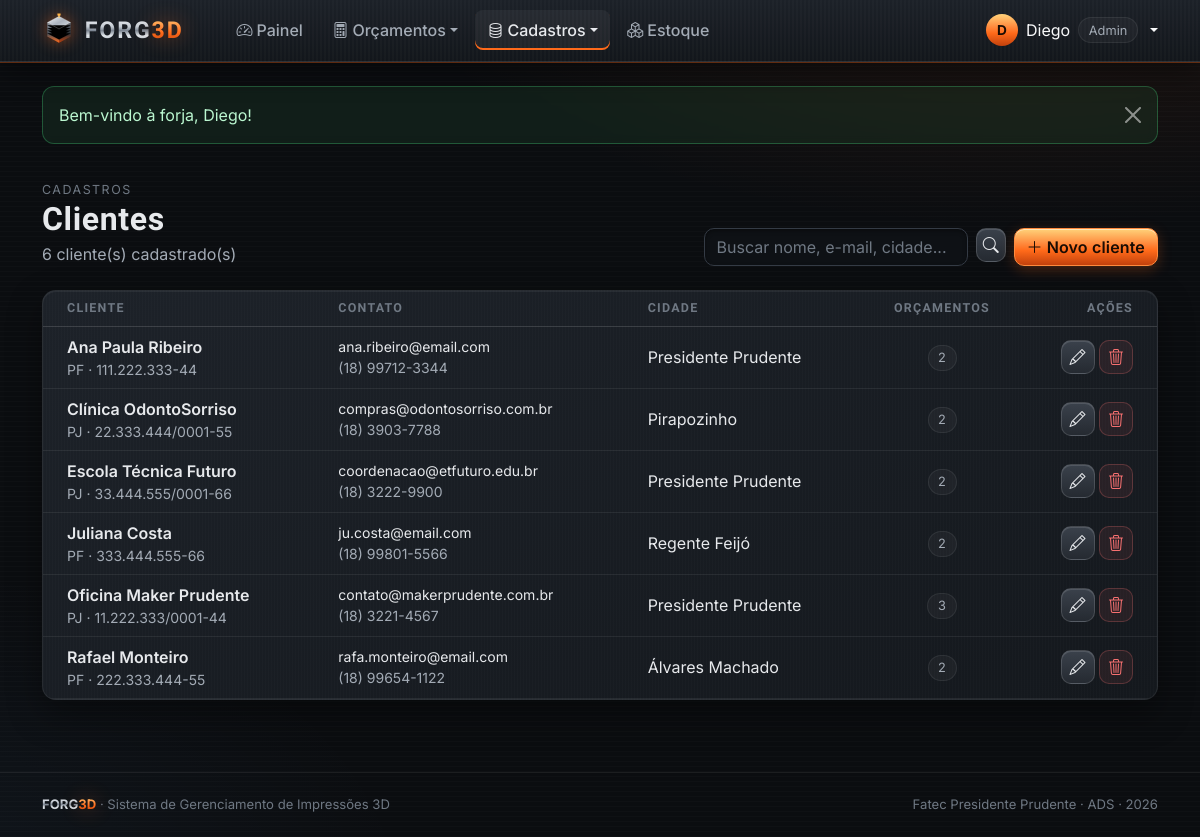
The app's page /view/verCliente.php (signed in) with its own data.
### tables this page shows
CREATE TABLE clientes (
  id          INT AUTO_INCREMENT PRIMARY KEY,
  nome        VARCHAR(120) NOT NULL,
  tipo        ENUM('PF','PJ') NOT NULL DEFAULT 'PF',
  documento   VARCHAR(20),
  email       VARCHAR(120),
  telefone    VARCHAR(20),
  cidade      VARCHAR(80),
  observacoes TEXT,
  criado_em   DATETIME NOT NULL DEFAULT CURRENT_TIMESTAMP
);

### processamento/funcoesBD.php (called while the page is built, shortened)
<?php
function conectar(): PDO
{
    static $pdo = null;
    if ($pdo === null) {
        $dsn = 'mysql:host=' . DB_HOST . ';dbname=' . DB_NOME . ';charset=utf8mb4';
        try {
            $pdo = new PDO($dsn, DB_USUARIO, DB_SENHA, [
                PDO::ATTR_ERRMODE            => PDO::ERRMODE_EXCEPTION,
                PDO::ATTR_DEFAULT_FETCH_MODE => PDO::FETCH_ASSOC,
                PDO::ATTR_EMULATE_PREPARES   => false,
            ]);
        } catch (PDOException $e) {
            http_response_code(500);
            die('<h3 style="font-family:sans-serif">Não foi possível conectar ao banco "' . DB_NOME
                . '". Verifique se o MySQL do XAMPP está ligado e se o arquivo banco/forg3d.sql foi importado no phpMyAdmin.</h3>');
        }
    }
    return $pdo;
}
function consultar(string $sql, array $params = []): array
{
    $st = conectar()->prepare($sql);
    $st->execute($params);
    return $st->fetchAll();
}
function listarClientes(string $busca = ''): array
{
    return consultar('SELECT c.*, (SELECT COUNT(*) FROM orcamentos o WHERE o.cliente_id = c.id) AS total_orcamentos
                      FROM clientes c
                      WHERE c.nome LIKE ? OR c.email LIKE ? OR c.cidade LIKE ? OR c.documento LIKE ?
                      ORDER BY c.nome', ["%$busca%", "%$busca%", "%$busca%", "%$busca%"]);
}
function h($texto): string
{
    return htmlspecialchars((string) $texto, ENT_QUOTES, 'UTF-8');
}

### view/verCliente.php (the view, shortened to what this page needs)
<?php
$busca = trim($_GET['busca'] ?? '');
$clientes = listarClientes($busca);
require 'includes/topo.php';
?>
<div class="f-cabecalho">
    <div>
        <span class="f-mini">Cadastros</span>
        <h1>Clientes</h1>
        <p><?= count($clientes) ?> cliente(s) <?= $busca !== '' ? 'encontrado(s) para "' . h($busca) . '"' : 'cadastrado(s)' ?></p>
    </div>
    <div class="d-flex flex-wrap gap-2">
        <form class="f-busca d-flex gap-2" method="GET">
            <input class="form-control" name="busca" value="<?= h($busca) ?>" placeholder="Buscar nome, e-mail, cidade...">
            <button class="btn btn-aco btn-icone" type="submit" aria-label="Buscar"><i class="bi bi-search"></i></button>
        </form>
        <a href="cadastroCliente.php" class="btn btn-forja"><i class="bi bi-plus-lg me-1"></i>Novo cliente</a>
    </div>
</div>
<div class="f-card p-0 overflow-hidden">
    <?php if (!$clientes): ?>
        <div class="f-vazio"><i class="bi bi-people"></i>Nenhum cliente encontrado.</div>
    <?php else: ?>
    <div class="table-responsive">
        <table class="table f-tabela table-hover">
            <thead>
                <tr><th class="ps-4">Cliente</th><th>Contato</th><th>Cidade</th><th class="text-center">Orçamentos</th><th class="text-end pe-4">Ações</th></tr>
            </thead>
            <tbody>
            <?php foreach ($clientes as $c): ?>
                <tr>
                    <td class="ps-4">
                        <div class="fw-semibold"><?= h($c['nome']) ?></div>
                        <div class="small f-muted"><?= $c['tipo'] ?> · <?= h($c['documento'] ?: 'sem documento') ?></div>
                    </td>
                    <td>
                        <div class="small"><?= h($c['email'] ?: '—') ?></div>
                        <div class="small f-muted"><?= h($c['telefone'] ?: '') ?></div>
                    </td>
                    <td><?= h($c['cidade'] ?: '—') ?></td>
                    <td class="text-center"><span class="f-chip"><?= (int) $c['total_orcamentos'] ?></span></td>
                    <td class="text-end pe-4 text-nowrap">
                        <a class="btn btn-aco btn-icone" href="cadastroCliente.php?id=<?= $c['id'] ?>" title="Editar"><i class="bi bi-pencil"></i></a>
                        <form class="d-inline" action="../processamento/processamento.php" method="POST" data-confirmar="Excluir o cliente <?= h($c['nome']) ?>?">
                            <button class="btn btn-perigo btn-icone" type="submit" title="Excluir"><i class="bi bi-trash3"></i></button>
                        </form>
                    </td>
                </tr>
            <?php endforeach; ?>
            </tbody>
        </table>
    </div>
    <?php endif; ?>
</div>
<?php require 'includes/rodape.php'; ?>

### css/forg3d.css (style rules this page uses)
:root { --f-fundo: #0b0d10; --f-fundo-2: #111419; --f-aco-1: #1a1e24; --f-aco-2: #232830; --f-aco-3: #343b45; --f-borda: rgba(255, 255, 255, .07); --f-borda-forte: rgba(255, 255, 255, .14); --f-texto: #e7e9ec; --f-texto-2: #a3abb5; --f-texto-3: #6f7883; --f-brasa: #ff6a1a; --f-brasa-2: #ffb347; --f-brasa-3: #c2410c; --f-brasa-glow: rgba(255, 106, 26, .45); --f-azul: #6fb7ff; --f-verde: #4ade80; --f-vermelho: #f87171; --f-amarelo: #facc15; --f-raio: 14px; --f-fonte-titulo: 'Chakra Petch', 'Segoe UI', sans-serif; --f-fonte: 'Inter', 'Segoe UI', sans-serif; --f-grad-aco: linear-gradient(180deg, #f6f8fa 0%, #c4cbd3 38%, #7d8692 52%, #dfe4e9 70%, #9aa3ad 100%); --f-grad-brasa: linear-gradient(180deg, #ffd27a 0%, #ff8a3d 40%, #ff6a1a 60%, #c2410c 100%); --bs-body-bg: var(--f-fundo); --bs-body-color: var(--f-texto); --bs-border-color: var(--f-borda); --bs-link-color: var(--f-brasa-2); --bs-link-hover-color: var(--f-brasa); --bs-emphasis-color: var(--f-texto); --bs-secondary-color: var(--f-texto-2); }
* { scrollbar-color: var(--f-aco-3) var(--f-fundo); }
body { font-family: var(--f-fonte); background: radial-gradient(1100px 520px at 85% -10%, rgba(255, 106, 26, .10), transparent 60%), radial-gradient(900px 600px at -10% 110%, rgba(111, 183, 255, .06), transparent 60%), var(--f-fundo); background-attachment: fixed; min-height: 100vh; }
body::before { content: ''; position: fixed; inset: 0; pointer-events: none; background: repeating-linear-gradient(0deg, rgba(255, 255, 255, .018) 0 1px, transparent 1px 5px); z-index: 0; }
h1, h2, h3, h4, h5 { font-family: var(--f-fonte-titulo); letter-spacing: .02em; font-weight: 600; }
.f-muted { color: var(--f-texto-2) !important; }
.f-mini { font-size: .78rem; color: var(--f-texto-3); text-transform: uppercase; letter-spacing: .12em; }
.f-card { position: relative; background: repeating-linear-gradient(90deg, rgba(255, 255, 255, .012) 0 1px, transparent 1px 3px), linear-gradient(155deg, #1d2229 0%, #14181d 100%); border: 1px solid var(--f-borda); border-radius: var(--f-raio); box-shadow: inset 0 1px 0 rgba(255, 255, 255, .06), 0 14px 34px rgba(0, 0, 0, .38); padding: 1.4rem; }
.f-cabecalho { display: flex; flex-wrap: wrap; gap: 1rem; align-items: end; justify-content: space-between; margin: 2rem 0 1.5rem; }
.f-cabecalho h1 { font-size: clamp(1.5rem, 3vw, 2rem); margin: 0; }
.f-cabecalho p { margin: .25rem 0 0; color: var(--f-texto-2); }
.btn { border-radius: 10px; font-weight: 600; letter-spacing: .01em; }
.btn-forja { position: relative; overflow: hidden; color: #1a0c03; background: var(--f-grad-brasa); border: 1px solid #ff8a3d; box-shadow: inset 0 1px 0 rgba(255, 255, 255, .45), 0 4px 14px rgba(255, 106, 26, .25); }
.btn-forja::after { content: ''; position: absolute; top: 0; left: -60%; width: 40%; height: 100%; background: linear-gradient(100deg, transparent, rgba(255, 255, 255, .55), transparent); transform: skewX(-20deg); transition: left .55s ease; }
.btn-aco { color: var(--f-texto); background: linear-gradient(180deg, #3a414b, #252a31); border: 1px solid var(--f-borda-forte); box-shadow: inset 0 1px 0 rgba(255, 255, 255, .12); }
.btn-icone { width: 34px; height: 34px; padding: 0; display: inline-grid; place-items: center; }
.btn-perigo { color: var(--f-vermelho); background: rgba(248, 113, 113, .08); border: 1px solid rgba(248, 113, 113, .25); }
.form-control, .form-select { background-color: #0e1115; color: var(--f-texto); border: 1px solid var(--f-aco-3); border-radius: 10px; box-shadow: inset 0 2px 4px rgba(0, 0, 0, .35); }
.form-control::placeholder { color: var(--f-texto-3); }
.f-tabela { --bs-table-bg: transparent; --bs-table-color: var(--f-texto); --bs-table-border-color: var(--f-borda); --bs-table-hover-bg: rgba(255, 106, 26, .05); --bs-table-hover-color: var(--f-texto); margin: 0; }
.f-tabela thead th { font-family: var(--f-fonte-titulo); font-size: .78rem; text-transform: uppercase; letter-spacing: .1em; color: var(--f-texto-3); font-weight: 600; border-bottom-color: var(--f-borda-forte); white-space: nowrap; }
.f-tabela td { vertical-align: middle; }
.f-busca { max-width: 380px; }
.f-chip { display: inline-flex; align-items: center; gap: .3rem; font-size: .8rem; color: var(--f-texto-2); background: rgba(255, 255, 255, .04); border: 1px solid var(--f-borda); border-radius: 999px; padding: .15rem .6rem; }

### records on screen
clientes: nome "Ana Paula Ribeiro", tipo "PF", documento "111.222.333-44", email "ana.ribeiro@email.com", telefone "(18) 99712-3344", cidade "Presidente Prudente", total_orcamentos "2"
clientes: nome "Clínica OdontoSorriso", tipo "PJ", documento "22.333.444/0001-55", email "compras@odontosorriso.com.br", telefone "(18) 3903-7788", cidade "Pirapozinho", total_orcamentos "2"
clientes: nome "Escola Técnica Futuro", tipo "PJ", documento "33.444.555/0001-66", email "coordenacao@etfuturo.edu.br", telefone "(18) 3222-9900", cidade "Presidente Prudente", total_orcamentos "2"
clientes: nome "Juliana Costa", tipo "PF", documento "333.444.555-66", email "ju.costa@email.com", telefone "(18) 99801-5566", cidade "Regente Feijó", total_orcamentos "2"
clientes: nome "Oficina Maker Prudente", tipo "PJ", documento "11.222.333/0001-44", email "contato@makerprudente.com.br", telefone "(18) 3221-4567", cidade "Presidente Prudente", total_orcamentos "3"
clientes: nome "Rafael Monteiro", tipo "PF", documento "222.333.444-55", email "rafa.monteiro@email.com", telefone "(18) 99654-1122", cidade "Álvares Machado", total_orcamentos "2"

### other values on screen
mb_strtoupper(mb_substr($u['nome'], 0, 1)) "D"
explode(' ', $u['nome'])[0] "Diego"
$aviso['texto'] "Bem-vindo à forja, Diego!"
count($clientes) "6"
